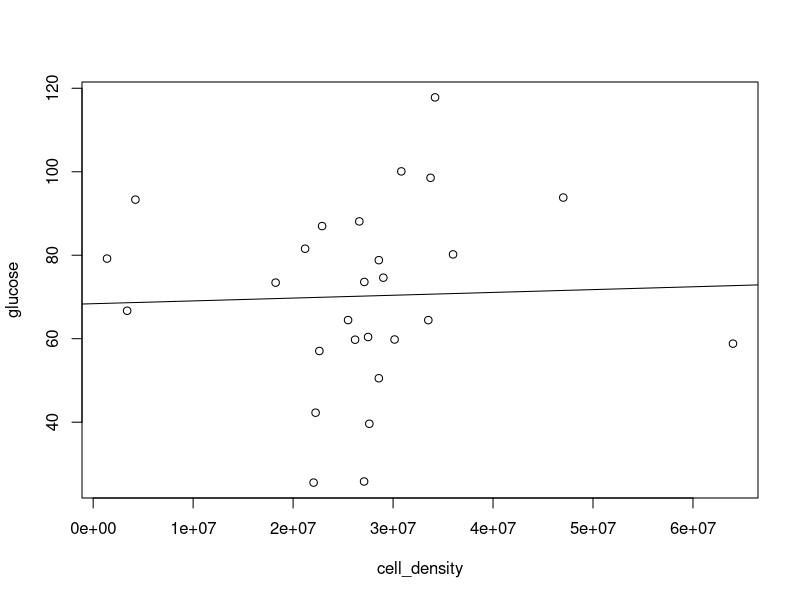
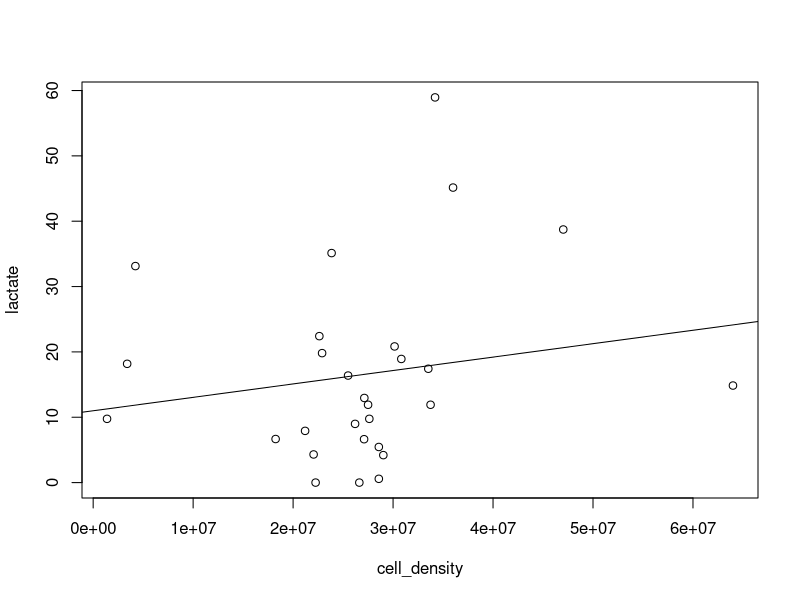
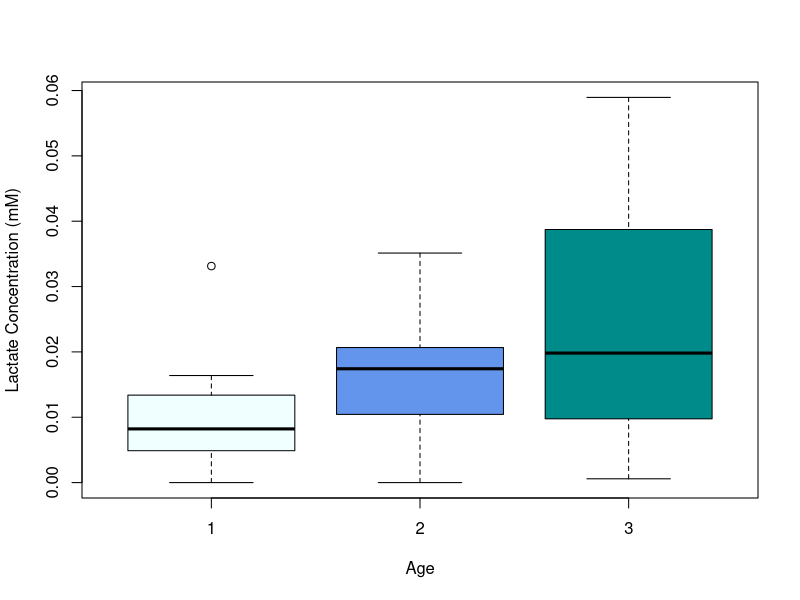
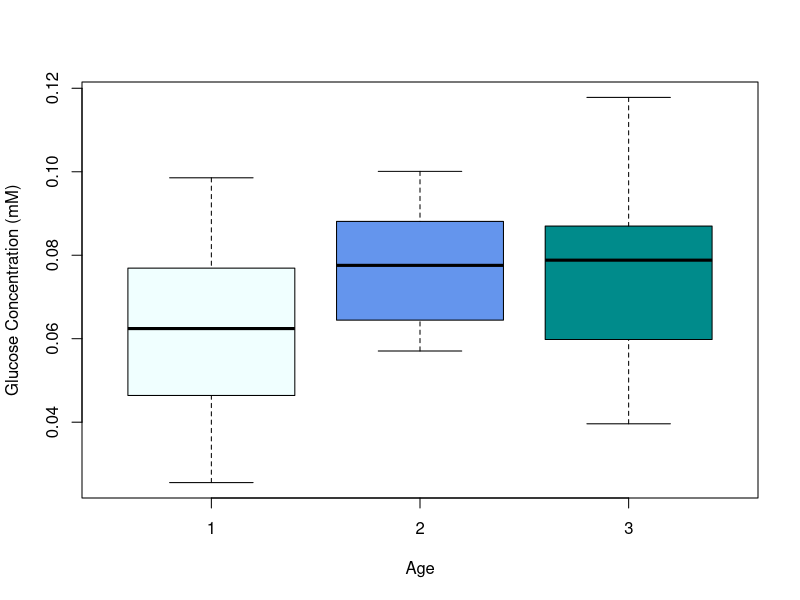
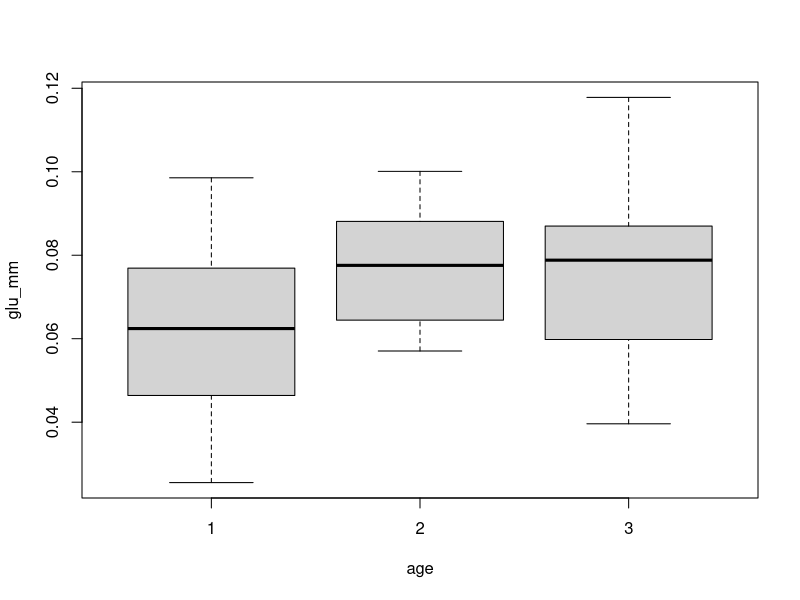
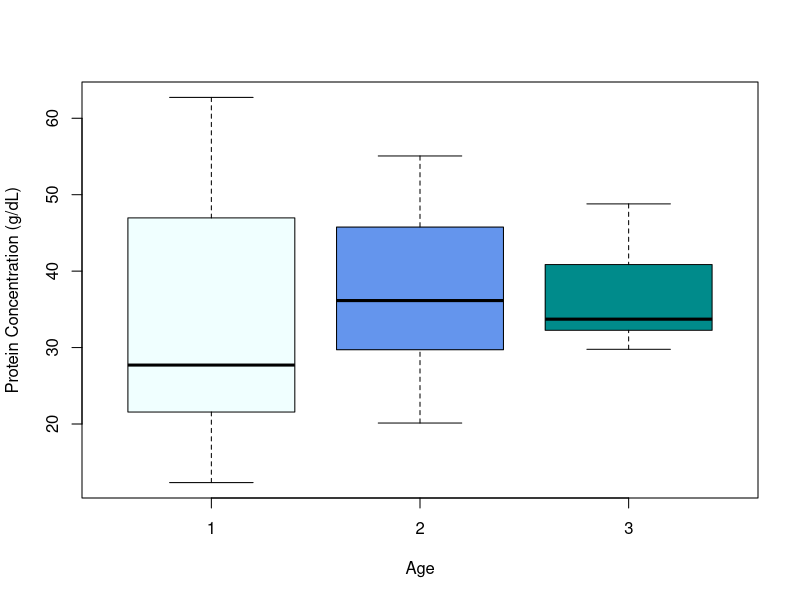
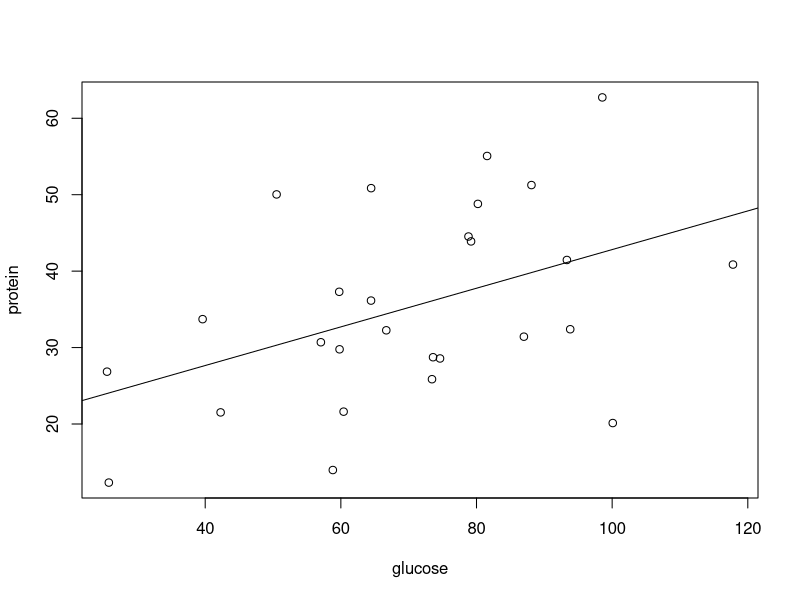
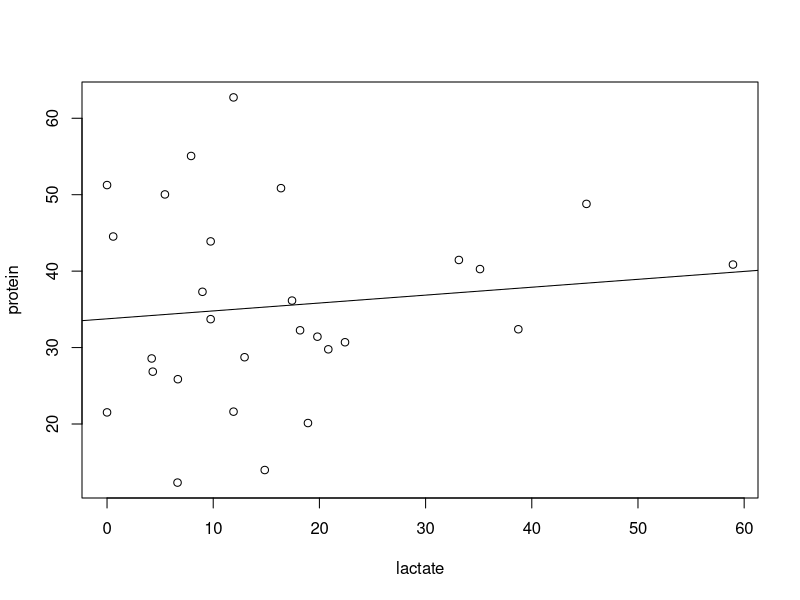

Write R code to recreate these figures, in order.
## ---- chunk 1

hemo_dat <- read.csv("data/hsc_hemo_dat.csv")
as.double(hemo_dat$glu_mm)

library(car)
## ---- chunk 2

plot(glucose~ cell_density, data = hemo_dat)
abline(lm(glucose ~ cell_density, data = hemo_dat))

glu_den_mod <- lm(glucose~ cell_density, data = hemo_dat)
summary(glu_den_mod)
anova(glu_den_mod)
car::Anova(glu_den_mod, type = 3)

plot(lactate ~ cell_density, data = hemo_dat)
abline(lm(lactate ~ cell_density, data = hemo_dat))

lac_den_mod <- lm(lactate~ cell_density, data = hemo_dat)
summary(lac_den_mod)
anova(lac_den_mod)
car::Anova(lac_den_mod, type = 3)

## ---- chunk 3

boxplot(lactat_mm ~ age, data = hemo_dat,
        col=c("azure", "cornflowerblue", "darkcyan"),
        ylab = "Lactate Concentration (mM)",
        xlab = "Age")

lac_age_mod <- lm(lactate~age, data = hemo_dat)
summary(lac_age_mod)
anova(lac_age_mod)

lac_age_aov <- aov(lactate~as.factor(age), data = hemo_dat)
TukeyHSD(lac_age_aov, conf.level = 0.95)
## ---- chunk 4
boxplot(glu_mm ~ age, data = hemo_dat,
        col=c("azure", "cornflowerblue", "darkcyan"),
        xlab = "Age",
        ylab = "Glucose Concentration (mM)")

boxplot(glu_mm ~ age, data = hemo_dat)
glu_age_mod <- lm(glucose~age, data = hemo_dat)
summary(glu_age_mod)
anova(glu_age_mod)

glu_age_aov <- aov(glucose~as.factor(age), data = hemo_dat)
TukeyHSD(glu_age_aov, conf.level = 0.95)

## ---- chunk 5
boxplot(protein ~ age, data = hemo_dat, 
        col=c("azure", "cornflowerblue", "darkcyan"),
        xlab = "Age",
        ylab = "Protein Concentration (g/dL)")

pro_age_mod <- lm(protein~age, data = hemo_dat)
summary(pro_age_mod)
anova(pro_age_mod)

pro_age_aov <- aov(protein~as.factor(age), data = hemo_dat)
TukeyHSD(pro_age_aov, conf.level = 0.95)
## ---- chunk 6
plot(protein ~ glucose, data = hemo_dat)
abline(lm(protein ~ glucose, data = hemo_dat))

plot(protein ~ lactate, data = hemo_dat)
abline(lm(protein ~ lactate, data = hemo_dat))

plot(lactate ~ glucose, data = hemo_dat)

## ---- chunk 7
plot(pre_blood_met_rate ~ glucose, data = hemo_dat)
abline(lm(pre_blood_met_rate ~ glucose, data = hemo_dat))

plot(post_blood_met_rate ~ glucose, data = hemo_dat)
abline(lm(post_blood_met_rate ~ glucose, data = hemo_dat))

plot(pre_blood_met_rate ~ lactate, data = hemo_dat)
abline(lm(pre_blood_met_rate ~ lactate, data = hemo_dat))

plot(post_blood_met_rate ~ lactate, data = hemo_dat)
abline(lm(post_blood_met_rate ~ lactate, data = hemo_dat))
## ---- chunk 8

plot(unbound_hemocyanin ~ lactate, data = hemo_dat)
abline(lm(unbound_hemocyanin ~ lactate, data = hemo_dat))

plot(unbound_hemocyanin ~ glucose, data = hemo_dat)
abline(lm(unbound_hemocyanin ~ glucose, data = hemo_dat))

## ---- chunk 9

boxplot(post_blood_met_rate ~ age, data = hemo_dat)
post_age_mod <- lm(post_blood_met_rate~age, data = hemo_dat)
summary(post_age_mod)
anova(post_age_mod)

post_age_aov <- aov(post_blood_met_rate~as.factor(age), data = hemo_dat)
TukeyHSD(post_age_aov, conf.level = 0.95)

boxplot(pre_blood_met_rate ~ age, data = hemo_dat)
pre_age_mod <- lm(pre_blood_met_rate~age, data = hemo_dat)
summary(pre_age_mod)
anova(pre_age_mod)

pre_age_aov <- aov(pre_blood_met_rate~as.factor(age), data = hemo_dat)
TukeyHSD(post_age_aov, conf.level = 0.95)


